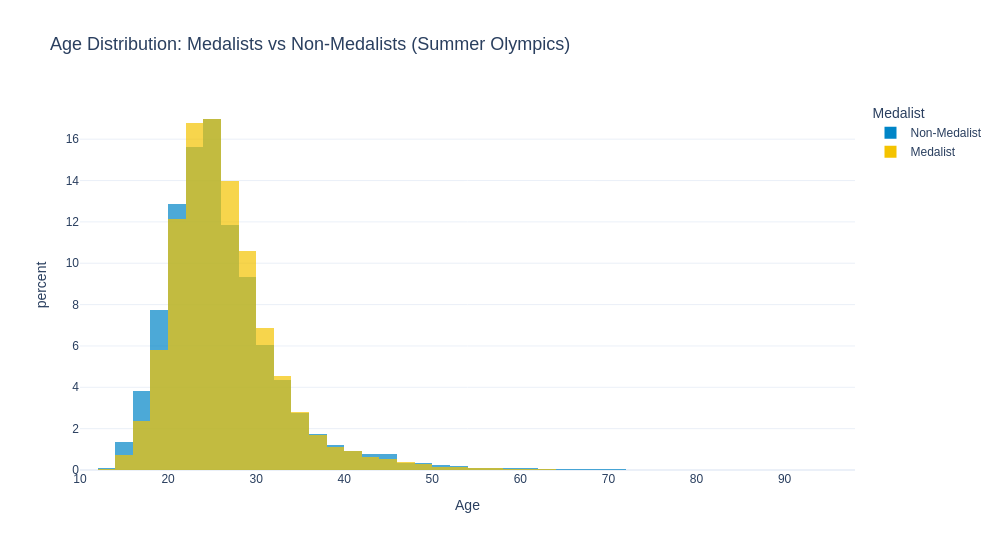

Source (notebook cell):
### Markdown cell above
## 6. Age Distribution — Medalists vs Non-Medalists

### Code cell
age_medal = summer[summer['Age_imputed'].notna()].copy()

fig = px.histogram(
    age_medal, x='Age_imputed', color='Medal_Won',
    barmode='overlay',
    nbins=50,
    histnorm='percent',
    color_discrete_map={0: OLY['blue'], 1: OLY['yellow']},
    labels={'Age_imputed': 'Age', 'Medal_Won': 'Medalist',
            'percent': '% of Group'},
    title='Age Distribution: Medalists vs Non-Medalists (Summer Olympics)',
    template='plotly_white', width=1000, height=550,
    opacity=0.7
)
fig.for_each_trace(lambda t: t.update(name='Medalist' if t.name == '1' else 'Non-Medalist'))
fig.update_layout(font_family='Arial', title_font_size=18)
fig.write_html(OUT_FIGS / 'athlete_hist_ageMedalistVsNon.html')
fig.show()

# Stats
print('Median age — Non-Medalists:', age_medal[age_medal['Medal_Won']==0]['Age_imputed'].median())
print('Median age — Medalists:    ', age_medal[age_medal['Medal_Won']==1]['Age_imputed'].median())
logger.info('Saved age distribution chart.')

### Figure 1 — Plotly figure (JSON) as saved in the notebook; plotly's stock layout.template omitted (floating-point values rounded to 4 significant figures; data arrays with more than 128 entries replaced by an {"elided": "..."} marker saying what was removed)
{"data": [{"bingroup": "x", "histnorm": "percent", "hovertemplate": "Medalist=0<br>Age=%{x}<br>percent=%{y}<extra></extra>", "legendgroup": "0", "marker": {"color": "#0085C7", "opacity": 0.7, "pattern": {"shape": ""}}, "name": "Non-Medalist", "nbinsx": 50, "orientation": "v", "showlegend": true, "type": "histogram", "x": {"elided": "188464 float values"}, "xaxis": "x", "yaxis": "y"}, {"bingroup": "x", "histnorm": "percent", "hovertemplate": "Medalist=1<br>Age=%{x}<br>percent=%{y}<extra></extra>", "legendgroup": "1", "marker": {"color": "#F4C300", "opacity": 0.7, "pattern": {"shape": ""}}, "name": "Medalist", "nbinsx": 50, "orientation": "v", "showlegend": true, "type": "histogram", "x": {"elided": "34088 float values"}, "xaxis": "x", "yaxis": "y"}], "layout": {"barmode": "overlay", "font": {"family": "Arial"}, "height": 550, "legend": {"title": {"text": "Medalist"}, "tracegroupgap": 0}, "title": {"font": {"size": 18}, "text": "Age Distribution: Medalists vs Non-Medalists (Summer Olympics)"}, "width": 1000, "xaxis": {"anchor": "y", "domain": [0.0, 1.0], "title": {"text": "Age"}}, "yaxis": {"anchor": "x", "domain": [0.0, 1.0], "title": {"text": "percent"}}}}
